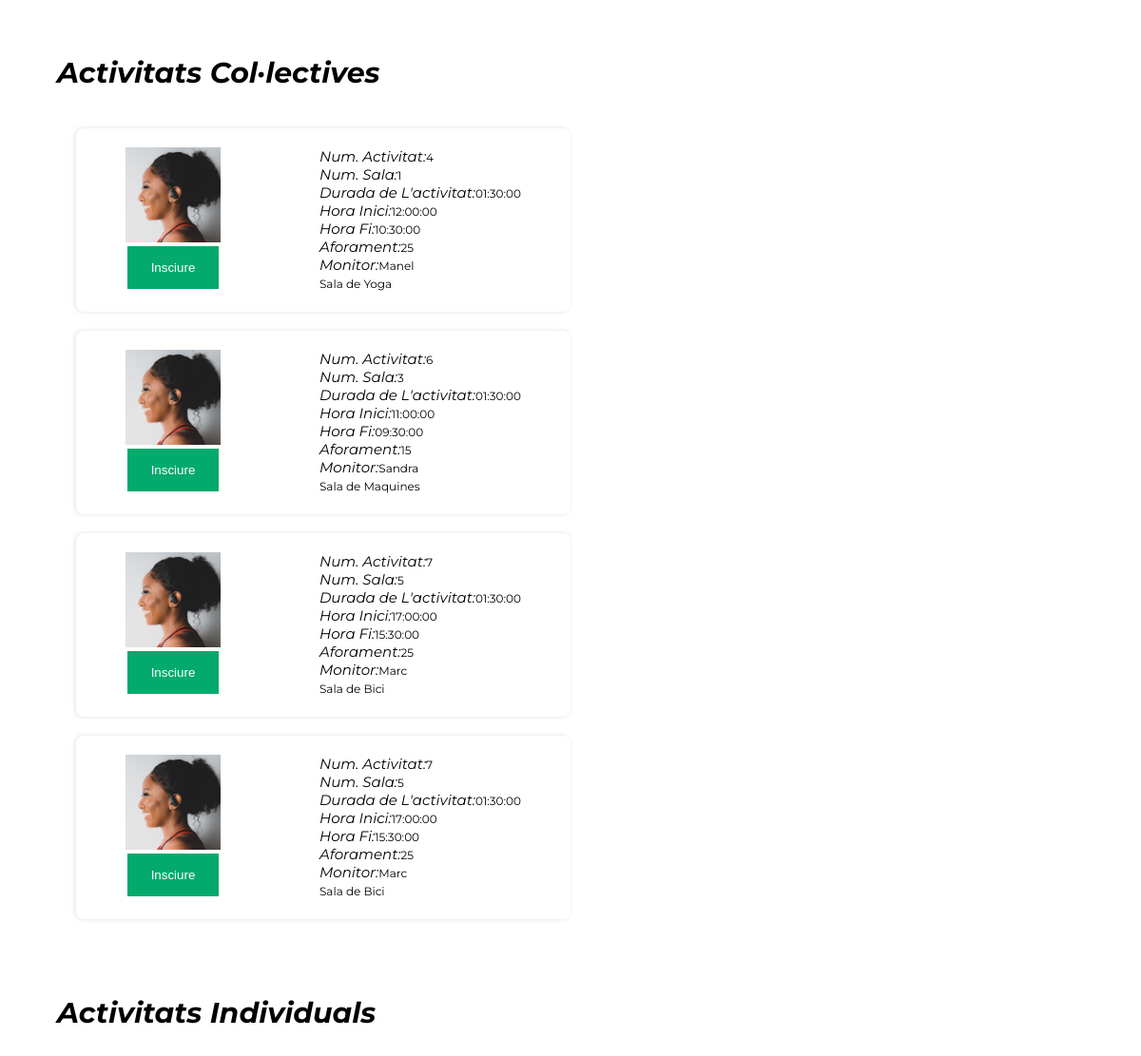
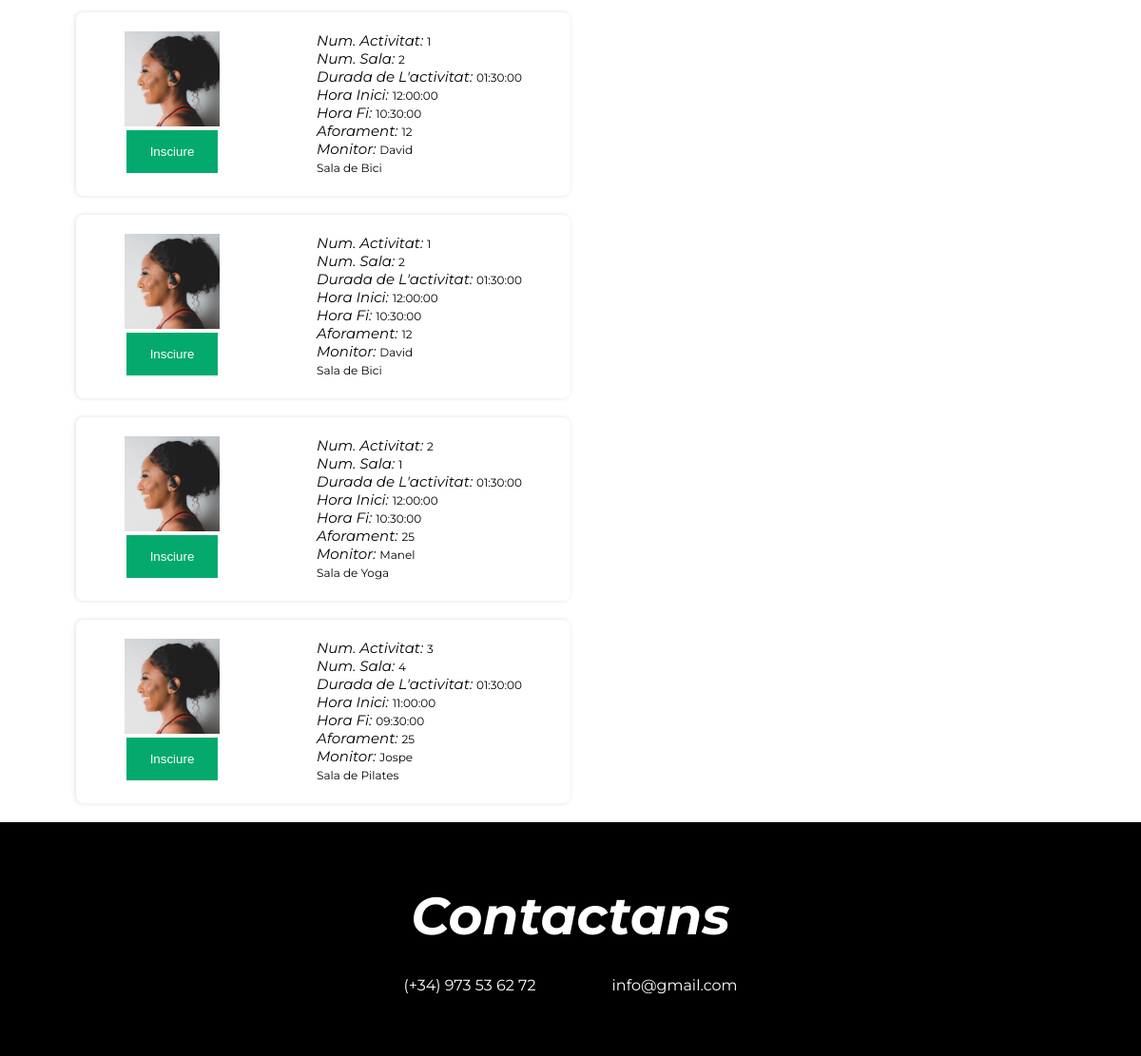
/Web/view/Act.view.php (signed in, lower part), run on an earlier commit of the app's database (2 pictures, top to bottom).
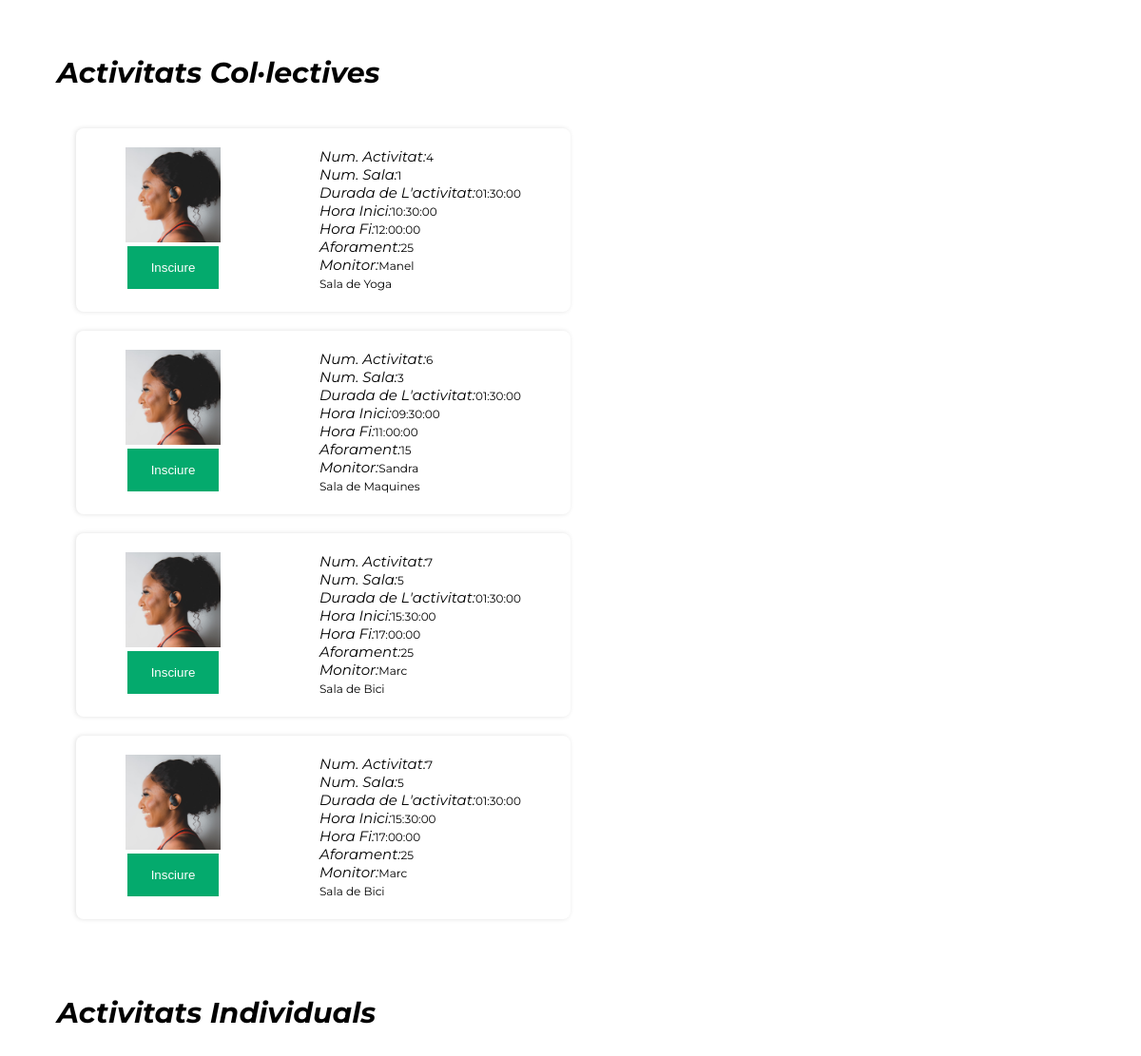
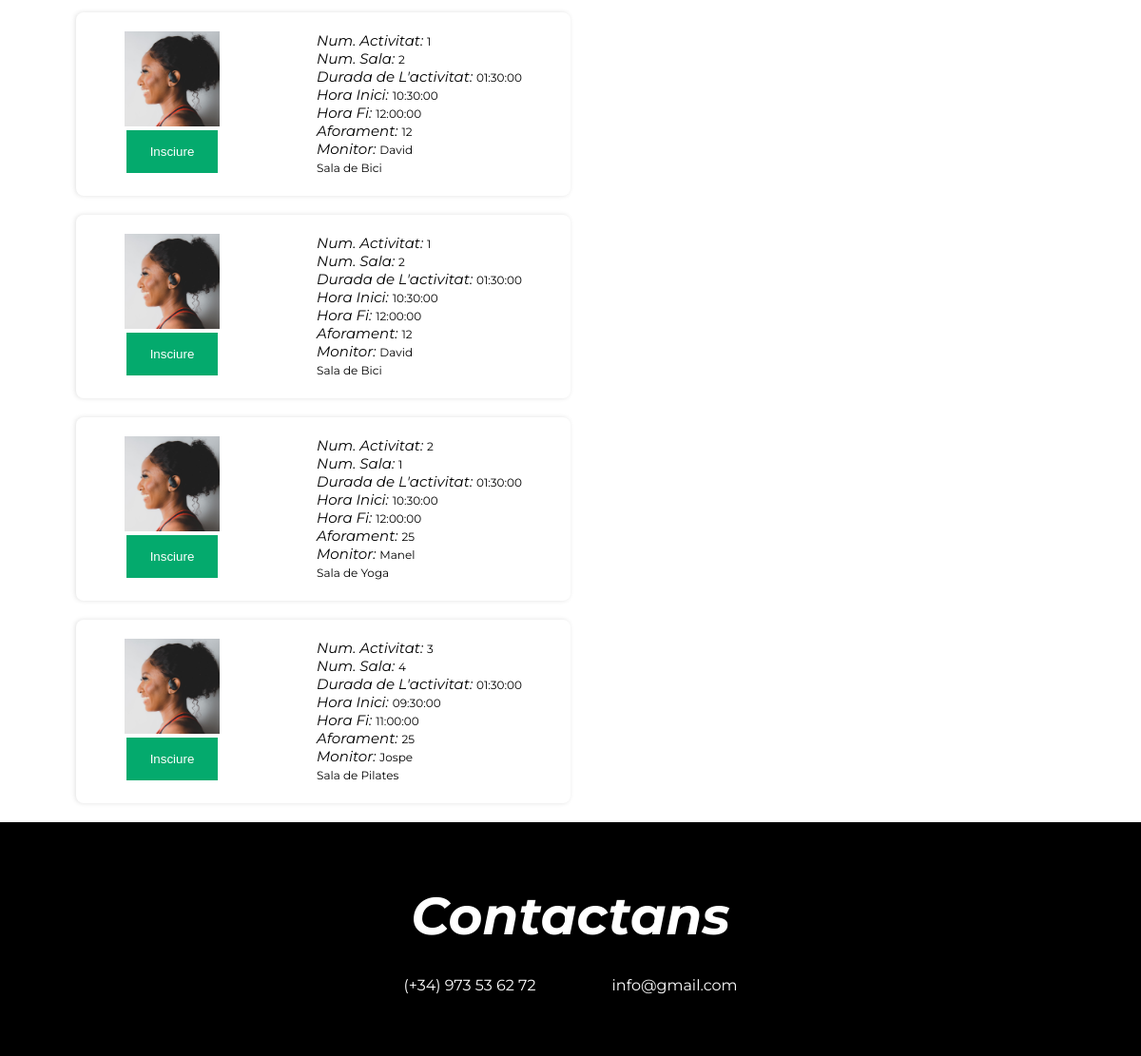
And on a later commit of the database (2 pictures, top to bottom).
### tables this page shows
CREATE TABLE `Activitats` (
	`ID_Act` INT(255) NOT NULL AUTO_INCREMENT,
	`Descipció` varchar(255),
	`Durada` TIME NOT NULL,
    `Color` varchar(255),
	`Hora_i` TIME NOT NULL,
	`Hora_Fi` TIME NOT NULL,
	PRIMARY KEY (`ID_Act`)
);

CREATE TABLE `Sales` (
	`ID_Sala` INT NOT NULL,
	`Aforament` INT NOT NULL DEFAULT '0',
	`Descripció` varchar(255) DEFAULT '0',
	PRIMARY KEY (`ID_Sala`)
);

CREATE TABLE `Monitors` (
	`DNI` varchar(9) NOT NULL,
	`ID_Sala` INT NOT NULL,
	`Nom` VARCHAR(25) NOT NULL,
	`Cognom` VARCHAR(25) NOT NULL,
	`Data_naixement` DATE NOT NULL,
	`Tel` INT(255) NOT NULL,
	`Sou` DECIMAL NOT NULL,
	PRIMARY KEY (`DNI`)
);

### Web/php/funcions.php (called while the page is built, shortened)
<?php
function con(){
    $connexio = new mysqli("localhost", "root", "root", "projecte2");
    return $connexio;
}
function visualitzarInfoActCol() {
    $sql="SELECT A.ID_Act as Num_Act, S.ID_Sala as Num_Sala, Durada,Hora_i, Hora_Fi, Aforament, Nom as Monitor,Descripció as Sala_Desc
    from  activitats A,té T,sales S, monitors M, reserva R, col·lectives C
    where R.ID_Act=A.ID_Act and
    A.ID_Act=T.ID_Act and
    T.ID_Sala=S.ID_Sala and
    M.ID_Sala=S.ID_Sala and
    C.ID_Act=A.ID_Act";
    $result=con()->query($sql);
    return $result;
}
function visualitzarInfoActInv() {
    $sql="SELECT A.ID_Act as Num_Act, S.ID_Sala as Num_Sala, Durada,Hora_i, Hora_Fi, Aforament, Nom as Monitor,Descripció as Sala_Desc
    from  activitats A,té T,sales S, monitors M, reserva R, individuals I
    where R.ID_Act=A.ID_Act and
    A.ID_Act=T.ID_Act and
    T.ID_Sala=S.ID_Sala and
    M.ID_Sala=S.ID_Sala and
    I.ID_Act=A.ID_Act";
    $result=con()->query($sql);
    return $result;
}
?>

### Web/view/Act.view.php (the view, shortened to what this page needs)
<?php
  include '../php/funcions.php';
?>
<!DOCTYPE html>
<html lang="en">
<head>
    <link rel="stylesheet" href="../css/act_ins.css">
    <link rel="stylesheet" href="https://cdnjs.cloudflare.com/ajax/libs/font-awesome/4.7.0/css/font-awesome.min.css">
</head>
<body>
    <div class="Sub-titulo">
        <h3>Activitats Col·lectives</h3>
    </div>
    <section id="tarjetas">
      <div class="contenedor">
          <div class="contenedor-tarjetas">
            <ul>
              <?php $result= visualitzarInfoActCol();
              while($row = $result->fetch_assoc()){
              ?>
                <li>
                  <div class="tarjeta">
                    <div class="img_Act">
                      <img src="../img/galeria1.jpg" alt="Activitat">
                      <input type="button" value="Insciure">
                    </div>
                    <div class ="info_Act">
                      <p><span>Num. Activitat:</span><?php echo $row['Num_Act'] ?></p>
                      <p><span>Num. Sala:</span><?php echo $row['Num_Sala'] ?></p>
                      <p><span>Durada de L'activitat:</span><?php echo $row['Durada'] ?></p>
                      <p><span>Hora Inici:</span><?php echo $row['Hora_i'] ?></p>
                      <p><span>Hora Fi:</span><?php echo $row['Hora_Fi'] ?></p>
                      <p><span>Aforament:</span><?php echo $row['Aforament'] ?></p>
                      <p><span>Monitor:</span><?php echo $row['Monitor'] ?></p>
                      <p><span></span><?php echo $row['Sala_Desc'] ?></p>
                    </div>
                  </div>
                </li>
              <?php } ?>
            </ul>
          </div>
        </div>
    </section>
    <div class="Sub-titulo">
        <h3>Activitats Individuals</h3>
    </div>
    <section id="tarjetas">
      <div class="contenedor">
          <div class="contenedor-tarjetas">
            <ul>
              <?php $result= visualitzarInfoActInv();
              while($row = $result->fetch_assoc()){
              ?>
                <li>
                  <div class="tarjeta">
                    <div class="img_Act">
                      <img src="../img/galeria1.jpg" alt="Activitat">
                      <input type="button" onclick="loadDoc()" value="Insciure">
                    </div>
                    <div class ="info_Act">
                      <p><span>Num. Activitat: </span><?php echo $row['Num_Act'] ?></p>
                      <p><span>Num. Sala: </span><?php echo $row['Num_Sala'] ?></p>
                      <p><span>Durada de L'activitat: </span><?php echo $row['Durada'] ?></p>
                      <p><span>Hora Inici: </span><?php echo $row['Hora_i'] ?></p>
                      <p><span>Hora Fi: </span><?php echo $row['Hora_Fi'] ?></p>
                      <p><span>Aforament: </span><?php echo $row['Aforament'] ?></p>
                      <p><span>Monitor: </span><?php echo $row['Monitor'] ?></p>
                      <p><span></span><?php echo $row['Sala_Desc'] ?></p>
                    </div>
                  </div>
                </li>
              <?php } ?>
            </ul>
          </div>
        </div>
    </section>
  <footer>
    <section id="contactar">
      <div class="contenedor">
          <h2>Contactans</h2>
          <div class="info">
            <p>(+34) 973 53 62 72</p>
             <p>info@gmail.com</p>
          </div>
      </div>
    </section>
  </footer>
</body>
</html>

### Web/css/act_ins.css (style rules this page uses)
* { padding: 0; margin: 0; box-sizing: border-box; }
.contenedor { width: 90%; max-width: 1280px; margin: auto; }
body { padding: 0; margin: 0; font-family: 'Montserrat', sans-serif; }
li { list-style: none ; }
.contenedor-tarjetas ul li { display: flex; flex-direction: column; margin: 20px; }
.tarjeta { display: flex; justify-content: space-around; align-content: center; box-shadow: -1px 0px 5px #0000001f; width: 50%; background: #fff; padding: 20px 0px; border-radius: 8px; }
.img_Act { display: flex; flex-direction: column; }
.img_Act input[type=button] { background-color: #04AA6D; border: none; color: white; padding: 15px; text-decoration: none; margin: 4px 2px; cursor: pointer; }
.img_Act img { width: 100px; height: 100px; }
.info_Act p { font-size: 12px; }
.info_Act span { font-size: 15px; font-style: oblique; }
.Sub-titulo { display: flex; align-content: center; }
.Sub-titulo h3 { font-size: 30px; font-style: italic; width: 90%; margin: auto; margin-top: 60px; margin-bottom: 20px; }
footer #contactar { padding: 65px; background: #000; text-align: center; color: #fff; }
footer #contactar h2 { font-size: 55px; font-style: italic; width: 90%; margin: auto; margin-bottom: 30px; }
.info { display: flex; justify-content: center; }
.info p { margin: 0 40px; }

What changed in the data, as far as the page shows it:
changed activitats id 4: Hora_i "12:00:00" → "10:30:00"; Hora_Fi "10:30:00" → "12:00:00"
changed activitats "Sandra": Hora_i "11:00:00" → "09:30:00"; Hora_Fi "09:30:00" → "11:00:00"
changed activitats "Marc": Hora_i "17:00:00" → "15:30:00"; Hora_Fi "15:30:00" → "17:00:00"
changed activitats "David": Hora_i "12:00:00" → "10:30:00"; Hora_Fi "10:30:00" → "12:00:00"
changed activitats id 2: Hora_i "12:00:00" → "10:30:00"; Hora_Fi "10:30:00" → "12:00:00"
changed activitats "Jospe": Hora_i "11:00:00" → "09:30:00"; Hora_Fi "09:30:00" → "11:00:00"
